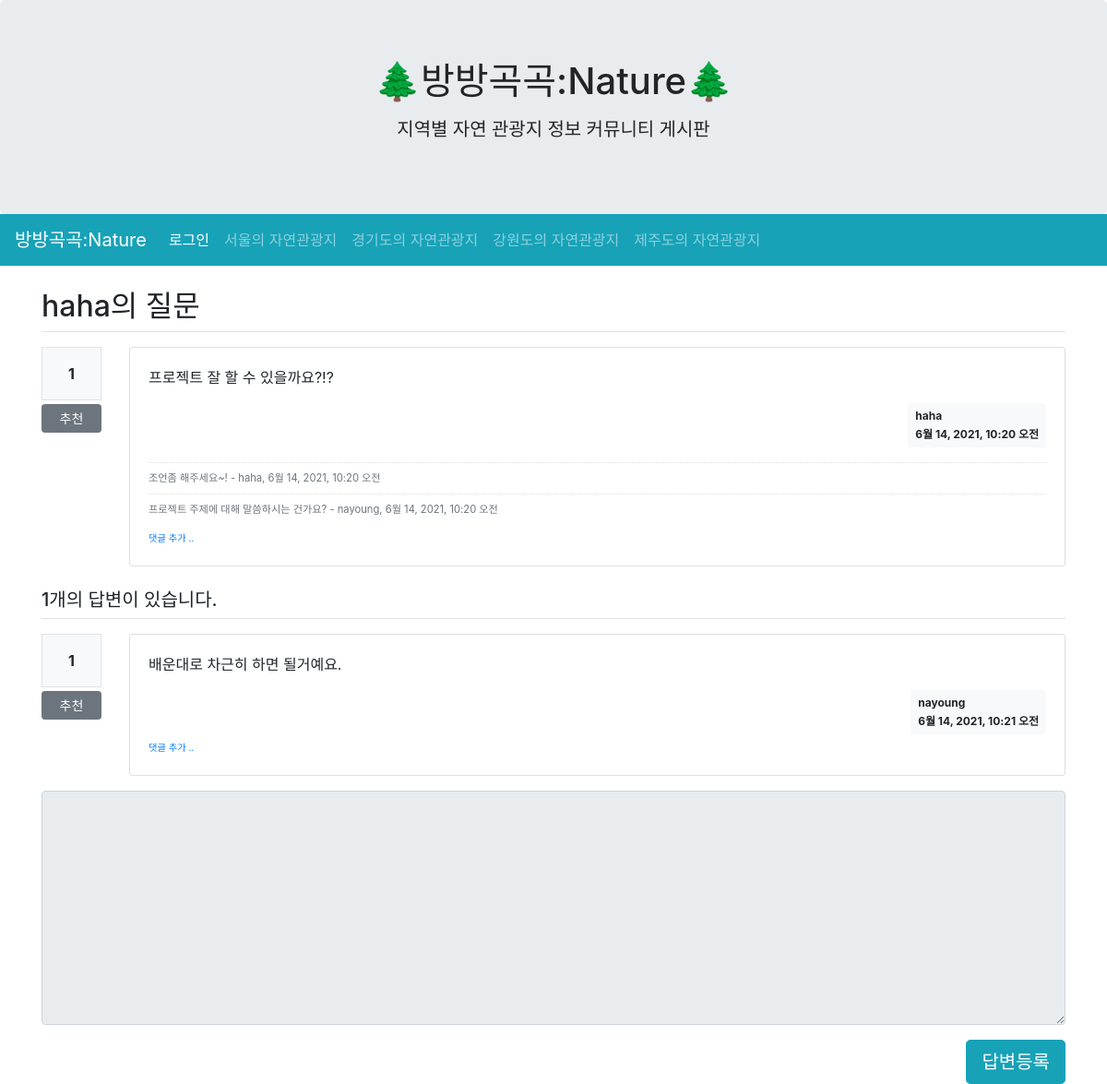
The page /pybo/307/ on the database its author committed.
### pybo/models.py (models this page shows, shortened)
class Question(models.Model):
    subject = models.CharField(max_length=200)
    content = models.TextField()
    create_date = models.DateTimeField()
    author = models.ForeignKey(User, on_delete=models.CASCADE)
    modify_date = models.DateTimeField(null=True, blank=True)
    voter = models.ManyToManyField(User, related_name='voter_question')

class Comment(models.Model):
    author = models.ForeignKey(User, on_delete=models.CASCADE)
    content = models.TextField()
    create_date = models.DateTimeField()
    modify_date = models.DateTimeField(null=True, blank=True)
    question = models.ForeignKey(Question, null=True, blank=True, on_delete=models.CASCADE)
    answer = models.ForeignKey(Answer, null=True, blank=True, on_delete=models.CASCADE)

class Answer(models.Model):
    question = models.ForeignKey(Question, on_delete=models.CASCADE)
    content = models.TextField()
    create_date = models.DateTimeField()
    author = models.ForeignKey(User, on_delete=models.CASCADE, related_name='author_answer')
    modify_date = models.DateTimeField(null=True, blank=True)
    voter = models.ManyToManyField(User, related_name='voter_answer')

### pybo/views/base_views.py (the view)
def detail(request, question_id):
    question = get_object_or_404(Question, pk=question_id)
    context = {'question': question}
    return render(request, 'pybo/question_detail.html', context)

### pybo/templatetags/pybo_filter.py (called while the page is built)
@register.filter()
def mark(value):
    extensions = ["nl2br", "fenced_code"]
    return mark_safe(markdown.markdown(value, extensions=extensions))

### templates/pybo/question_detail.html (shortened to what this page needs)
{% extends 'base.html' %}
{% load pybo_filter %}
{% block content %}
<div class="container my-3">
    <h2 class="border-bottom py-2">{{ question.subject }}</h2>
    <div class="row my-3">
        <div class="col-1">
            <div class="bg-light text-center p-3 border font-weight-bolder mb-1">{{question.voter.count}}</div>
            <a href="#" data-uri="{% url 'pybo:vote_question' question.id  %}"
               class="recommend btn btn-sm btn-secondary btn-block my-1">추천</a>
        </div>
        <div class="col-11">
    <div class="card">
        <div class="card-body">
            <div class="card-text">{{ question.content|mark }}</div>
            <div class="d-flex justify-content-end">
            <div class="badge badge-light p-2 text-left">
            <div class="mb-2">{{ question.author.username }}</div>
            <div>{{ question.create_date }}</div>
            </div>
        </div>
        {% if question.comment_set.count > 0 %}
        <div class="mt-3">
        {% for comment in question.comment_set.all %}
        <div class="comment py-2 text-muted">
            <span style="white-space: pre-line;">{{ comment.content }}</span>
            <span>
                - {{ comment.author }}, {{ comment.create_date }}
            </span>
        </div>
        {% endfor %}
        </div>
        {% endif %}
        <div>
        <a href="{% url 'pybo:comment_create_question' question.id  %}"
           class="small"><small>댓글 추가 ..</small></a>
        </div>
        </div>
        </div>
       </div>
    </div>
    <h5 class="border-bottom my-3 py-2">{{question.answer_set.count}}개의 답변이 있습니다.</h5>
    {% for answer in question.answer_set.all %}
    <div class="row my-3">
        <div class="col-1">
            <div class="bg-light text-center p-3 border font-weight-bolder mb-1">{{answer.voter.count}}</div>
            <a href="#" data-uri="{% url 'pybo:vote_answer' answer.id  %}"
                class="recommend btn btn-sm btn-secondary btn-block my-1">추천</a>
        </div>
        <div class="col-11">
    <div class="card">
        <div class="card-body">
            <div class="card-text">{{ answer.content|mark }}</div>
            <div class="d-flex justify-content-end">
            <div class="badge badge-light p-2 text-left">
            <div class="mb-2">{{ answer.author.username }}</div>
            <div>{{ answer.create_date }}</div>
                </div>
            </div>
            <div>
            <a href="{% url 'pybo:comment_create_answer' answer.id  %}"
               class="small"><small>댓글 추가 ..</small></a>
            </div>
        </div>
        </div>
        </div>
    </div>
    {% endfor %}
    <form action="{% url 'pybo:answer_create' question.id %}" method="post" class="my-3">
        <div class="form-group">
            <textarea {% if not user.is_authenticated %}disabled{% endif %}
             name="content" id="content" class="form-control" rows="10"></textarea>
        </div>
        <input type="submit" value="답변등록" class="btn btn-info btn-lg float-right">
    </form>
</div>
{% endblock %}

### static/style.css (style rules this page uses)
.comment { border-top:dotted 1px #ddd; font-size:0.7em; }

### rows shown on the page
Question: subject "haha의 질문", voter.count "1", content|mark "프로젝트 잘 할 수 있을까요?!?", author.username "haha", create_date "6월 14, 2021, 10:20 오전", answer_set.count "1"
Comment: content "조언좀 해주세요~!", author "haha", create_date "6월 14, 2021, 10:20 오전"
Comment: content "프로젝트 주제에 대해 말씀하시는 건가요?", author "nayoung", create_date "6월 14, 2021, 10:20 오전"
Answer: voter.count "1", content|mark "배운대로 차근히 하면 될거예요.", author.username "nayoung", create_date "6월 14, 2021, 10:21 오전"
